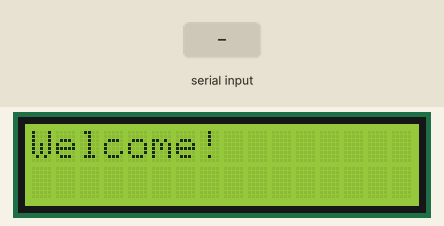
Simulated run of this program. Board: Raspberry Pi (BCM pin numbers). Parts: 16×2 character LCD. The inputs (shaded band) are chosen by the test bench. What the program prints to the terminal is not drawn.

Above: at 0.1 s.
6.3 s: "5" typed at the terminal, then Enter
Timing chart, 0 to 9.3 s (numbered marks = the images above; inputs shaded):
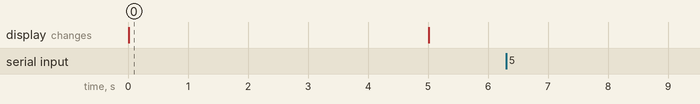

Measured:
- after the input at 6.3 s, every drawn part: stays the same
- what the display in image 0 shows lasts 5.0 s, from 0.0 s to 5.0 s

The program:

19CCE381_Expt_9_Assignment.py
```python
# Assignment - There is a digital board installed in a smart restaurant.
#              Read 'n' numbers of today's special food items as input through keyboard.
#              Scroll through the read foods one by one on LCD for customer's view.

import time # Provides various time-related functions
import board # Implements a general-purpose board structure which has the functionality needed for a range of purposes
import digitalio # Contains classes to provide access to basic digital IO
import adafruit_character_lcd.character_lcd as characterlcd # Module for interfacing with monochromatic character LCDs

# Modify this if you have a different sized character LCD: -
lcd_columns = 16; lcd_rows = 2

# Metro M0/M4 Pin Config: -
lcd_rs = digitalio.DigitalInOut(board.D7)
lcd_en = digitalio.DigitalInOut(board.D8)
lcd_d4 = digitalio.DigitalInOut(board.D9)
lcd_d5 = digitalio.DigitalInOut(board.D10)
lcd_d6 = digitalio.DigitalInOut(board.D11)
lcd_d7 = digitalio.DigitalInOut(board.D12)
lcd_backlight = digitalio.DigitalInOut(board.D13)

# Initialise the LCD Class: -
lcd = characterlcd.Character_LCD_Mono(lcd_rs, lcd_en, lcd_d4, lcd_d5, lcd_d6, lcd_d7, lcd_columns, lcd_rows, lcd_backlight)
lcd.backlight = True # Turn backlight ON
lcd.message = "Welcome!" # Print a message
time.sleep(5) # Wait for five seconds
lcd.clear() # Clear my LCD

n = int(input("Enter n value: "))
food_items = []

for i in range(n):

    item = str(input("Enter food item: "))
    food_items.append(item)
    time.sleep(1) # Wait for a second
    print(food_items[i])

    # Scroll message to the left: -
    for j in range(len(food_items[i])):
        time.sleep(0.5) # Wait for half a second
        lcd.move_left() # Moves displayed text left one column
    lcd.clear() # Clear my LCD

time.sleep(3) # Wait for three seconds
lcd.backlight = False # Turn backlight OFF
time.sleep(2) # Wait for two seconds
```
